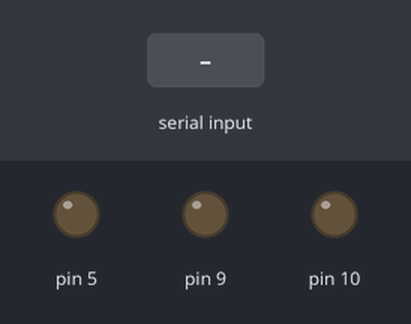
The sketch below on a simulated Arduino Leonardo, built with avr-gcc and run on an emulated ATmega32U4. On the bench: output pins drawn as LEDs (lit = HIGH). Inputs (shaded band) come from the test bench.

Above: at 1.2 s.
1.3 s: "90,45,200\n" received over Serial
At 2.1 s:
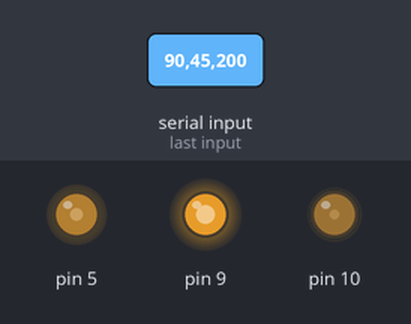
2.8 s: "30,150,10\n" received over Serial
At 3.4 s:
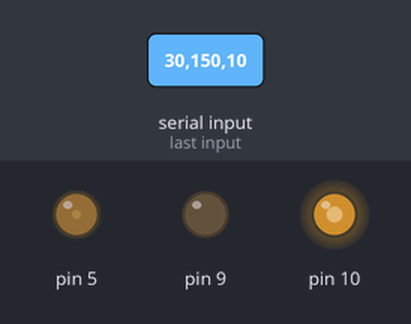
4.3 s: "90,45\n" received over Serial
At 5.4 s:
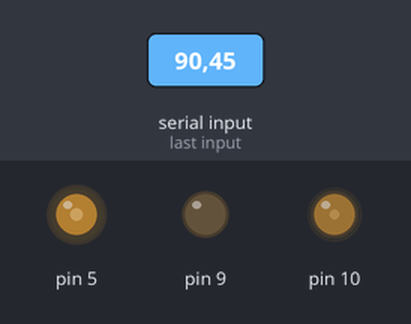
5.8 s: "5\n" received over Serial
At 6.7 s:
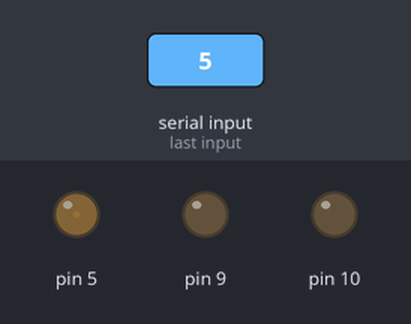
7.3 s: "90\n" received over Serial
At 8.0 s:
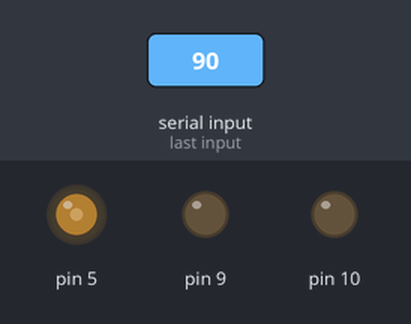
8.8 s: "200\n" received over Serial
At 9.2 s:
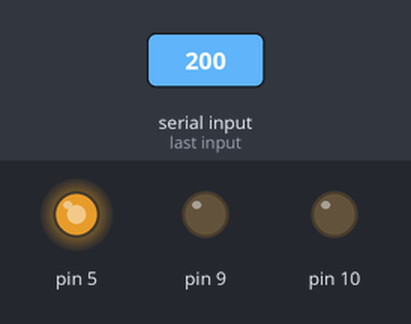
Timing chart, 0 to 11.3 s (numbered marks = the images above; inputs shaded):
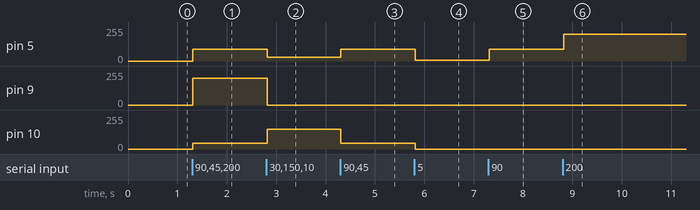

The sketch:

esplora.ino
```cpp
#include <Esplora.h>

void setup() {
 Serial.begin(9600); // initialize serial communications
  Serial.setTimeout(10);

}

void loop() {

if(Serial.available()>0){
 String s = Serial.readString();
  int r = s.substring(0,3).toInt();
  int g = s.substring(3,6).toInt();
  int b = s.substring(6,9).toInt();
 Esplora.writeRGB(r,g,b);
}
 delay(10);


                                            // slight delay to stabilize the ADC
}
```

Measured:
- after the input at 1.3 s, pin 5: 0/255 → 90/255 at once; pin 9: 0/255 → 200/255 at once; pin 10: 0/255 → 45/255 at once
- after the input at 2.8 s, pin 5: 90/255 → 30/255 at once; pin 9: 200/255 → 0/255 at once; pin 10: 45/255 → 150/255 at once
- after the input at 4.3 s, pin 5: 30/255 → 90/255 at once; pin 10: 150/255 → 45/255 at once
- after the input at 5.8 s, pin 5: 90/255 → 5/255 at once; pin 10: 45/255 → 0/255 at once
- after the input at 7.3 s, pin 5: 5/255 → 90/255 at once
- after the input at 8.8 s, pin 5: 90/255 → 200/255 at once
